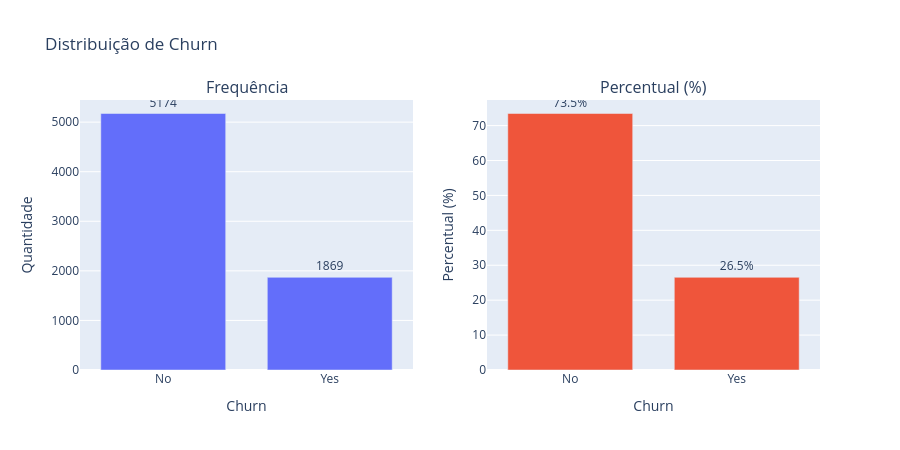

Notebook code cell kept with this figure:
### Code cell
# target_summary esperado com colunas: ['Churn', 'count', 'percent_churn']
target_summary = target_summary.reset_index().rename(columns={'index': 'Churn'})
fig = make_subplots(
    rows=1, cols=2,
    subplot_titles=('Frequência', 'Percentual (%)')
)

fig.add_trace(
    go.Bar(
        x=target_summary['Churn'],
        y=target_summary['count'],
        text=target_summary['count'],
        textposition='outside',
        name='Frequência'
    ),
    row=1, col=1
)

fig.add_trace(
    go.Bar(
        x=target_summary['Churn'],
        y=target_summary['percent_churn'],
        text=target_summary['percent_churn'].map(lambda v: f'{v:.1f}%'),
        textposition='outside',
        name='Percentual'
    ),
    row=1, col=2
)

fig.update_layout(
    title='Distribuição de Churn',
    showlegend=False,
    height=450,
    bargap=0.25
)

fig.update_yaxes(title_text='Quantidade', row=1, col=1)
fig.update_yaxes(title_text='Percentual (%)', row=1, col=2)
fig.update_xaxes(title_text='Churn', row=1, col=1)
fig.update_xaxes(title_text='Churn', row=1, col=2)

fig.show()

### Figure 1 — Plotly figure (JSON) as saved in the notebook; plotly's stock layout.template omitted (floating-point values rounded to 4 significant figures)
{"data": [{"name": "Frequência", "text": [5174.0, 1869.0], "textposition": "outside", "type": "bar", "x": ["No", "Yes"], "xaxis": "x", "y": [5174, 1869], "yaxis": "y"}, {"name": "Percentual", "text": ["73.5%", "26.5%"], "textposition": "outside", "type": "bar", "x": ["No", "Yes"], "xaxis": "x2", "y": [73.46, 26.54], "yaxis": "y2"}], "layout": {"annotations": [{"font": {"size": 16}, "showarrow": false, "text": "Frequência", "x": 0.225, "xanchor": "center", "xref": "paper", "y": 1, "yanchor": "bottom", "yref": "paper"}, {"font": {"size": 16}, "showarrow": false, "text": "Percentual (%)", "x": 0.775, "xanchor": "center", "xref": "paper", "y": 1, "yanchor": "bottom", "yref": "paper"}], "bargap": 0.25, "height": 450, "showlegend": false, "title": {"text": "Distribuição de Churn"}, "xaxis": {"anchor": "y", "domain": [0, 0.45], "title": {"text": "Churn"}}, "xaxis2": {"anchor": "y2", "domain": [0.55, 1], "title": {"text": "Churn"}}, "yaxis": {"anchor": "x", "domain": [0, 1], "title": {"text": "Quantidade"}}, "yaxis2": {"anchor": "x2", "domain": [0, 1], "title": {"text": "Percentual (%)"}}}}
